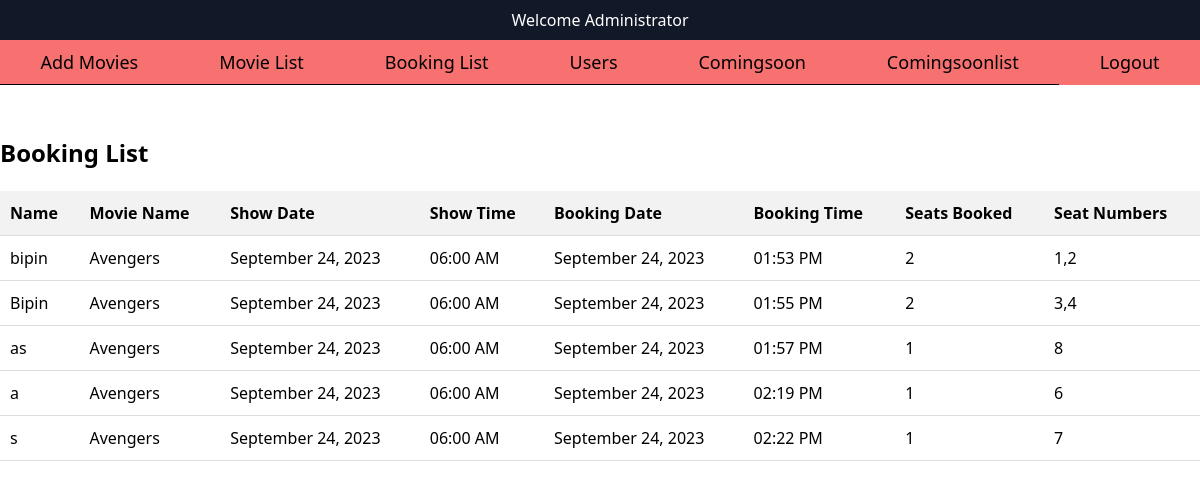
Page /admin/booking.php on the committed database.
### tables this page shows
CREATE TABLE `booking` (
  `id` int(11) NOT NULL,
  `movie_id` int(11) NOT NULL,
  `show_date` date NOT NULL,
  `show_time` time NOT NULL,
  `seat_id` int(11) NOT NULL,
  `total_price` varchar(11) NOT NULL DEFAULT '0',
  `booking_date` date NOT NULL DEFAULT current_timestamp(),
  `booking_time` time NOT NULL DEFAULT current_timestamp(),
  `fname` varchar(50) NOT NULL,
  `email` varchar(255) DEFAULT NULL
);

CREATE TABLE `movie` (
  `id` int(11) NOT NULL,
  `name` varchar(225) NOT NULL,
  `genre` varchar(30) NOT NULL,
  `industry` varchar(20) NOT NULL,
  `language` varchar(20) NOT NULL,
  `duration` varchar(30) NOT NULL,
  `reldate` varchar(20) NOT NULL,
  `director` varchar(30) NOT NULL,
  `actor` varchar(30) NOT NULL,
  `description` varchar(225) NOT NULL,
  `price` varchar(225) NOT NULL,
  `image` varchar(225) NOT NULL,
  `fdate` date NOT NULL,
  `sdate` date NOT NULL,
  `tdate` date NOT NULL DEFAULT '2023-01-01',
  `fshow` time NOT NULL,
  `sshow` time NOT NULL,
  `tshow` time NOT NULL
);

### admin/booking.php (the view, shortened to what this page needs)
<?php include('header.php'); ?>
<?php
$servername = "localhost";
$username = "root";
$password = "";
$dbname = "moviebooking";
$conn = new mysqli($servername, $username, $password, $dbname);
$sql = "SELECT booking.*, movie.name AS movie_name, GROUP_CONCAT(seat_id ORDER BY seat_id) AS seat_numbers, COUNT(*) AS num_seats_booked FROM booking JOIN movie ON booking.movie_id = movie.id GROUP BY booking_date, booking_time";
$result = $conn->query($sql);
if ($result && $result->num_rows > 0) {
    echo "<div class='booking-list'>";
    echo "<h2>Booking List</h2>";
    echo "<table>";
    echo "<tr>
            <th>Name</th>
            <th>Movie Name</th>
            <th>Show Date</th>
            <th>Show Time</th>
            <th>Booking Date</th>
            <th>Booking Time</th>
            <th>Seats Booked</th>
            <th>Seat Numbers</th>
          </tr>";
    while ($row = $result->fetch_assoc()) {
        $fname = $row['fname'];
        $movieName = $row['movie_name'];
        $showDate = date('F j, Y', strtotime($row['show_date']));
        $showTime = date('h:i A', strtotime($row['show_time']));
        $bookingDate = date('F j, Y', strtotime($row['booking_date']));
        $bookingTime = date('h:i A', strtotime($row['booking_time']));
        $seatNumbers = $row['seat_numbers'];
        $numSeatsBooked = $row['num_seats_booked'];
        echo "<tr>
                <td>$fname</td>
                <td>$movieName</td>
                <td>$showDate</td>
                <td>$showTime</td>
                <td>$bookingDate</td>
                <td>$bookingTime</td>
                <td>$numSeatsBooked</td>
                <td>$seatNumbers</td>
              </tr>";
    }
    echo "</table>";
    echo "</div>";
} else {
    echo "No bookings found.";
}
?>

### admin/booking.php (style rules this page uses)
.booking-list { margin-top: 50px; }
.booking-list h2 { font-size: 24px; font-weight: bold; margin-bottom: 20px; }
.booking-list table { width: 100%; border-collapse: collapse; }
.booking-list th, .booking-list td { padding: 10px; text-align: left; border-bottom: 1px solid #ddd; }
.booking-list th { background-color: #f2f2f2; }

### rows in the picture
booking: fname "bipin", movie.name "Avengers", show_date "September 24, 2023", show_time "06:00 AM", booking_date "September 24, 2023", booking_time "01:53 PM", numSeatsBooked "2", seatNumbers "1,2"
booking: fname "Bipin", movie.name "Avengers", show_date "September 24, 2023", show_time "06:00 AM", booking_date "September 24, 2023", booking_time "01:55 PM", numSeatsBooked "2", seatNumbers "3,4"
booking: fname "as", movie.name "Avengers", show_date "September 24, 2023", show_time "06:00 AM", booking_date "September 24, 2023", booking_time "01:57 PM", numSeatsBooked "1", seatNumbers "8"
booking: fname "a", movie.name "Avengers", show_date "September 24, 2023", show_time "06:00 AM", booking_date "September 24, 2023", booking_time "02:19 PM", numSeatsBooked "1", seatNumbers "6"
booking: fname "s", movie.name "Avengers", show_date "September 24, 2023", show_time "06:00 AM", booking_date "September 24, 2023", booking_time "02:22 PM", numSeatsBooked "1", seatNumbers "7"
